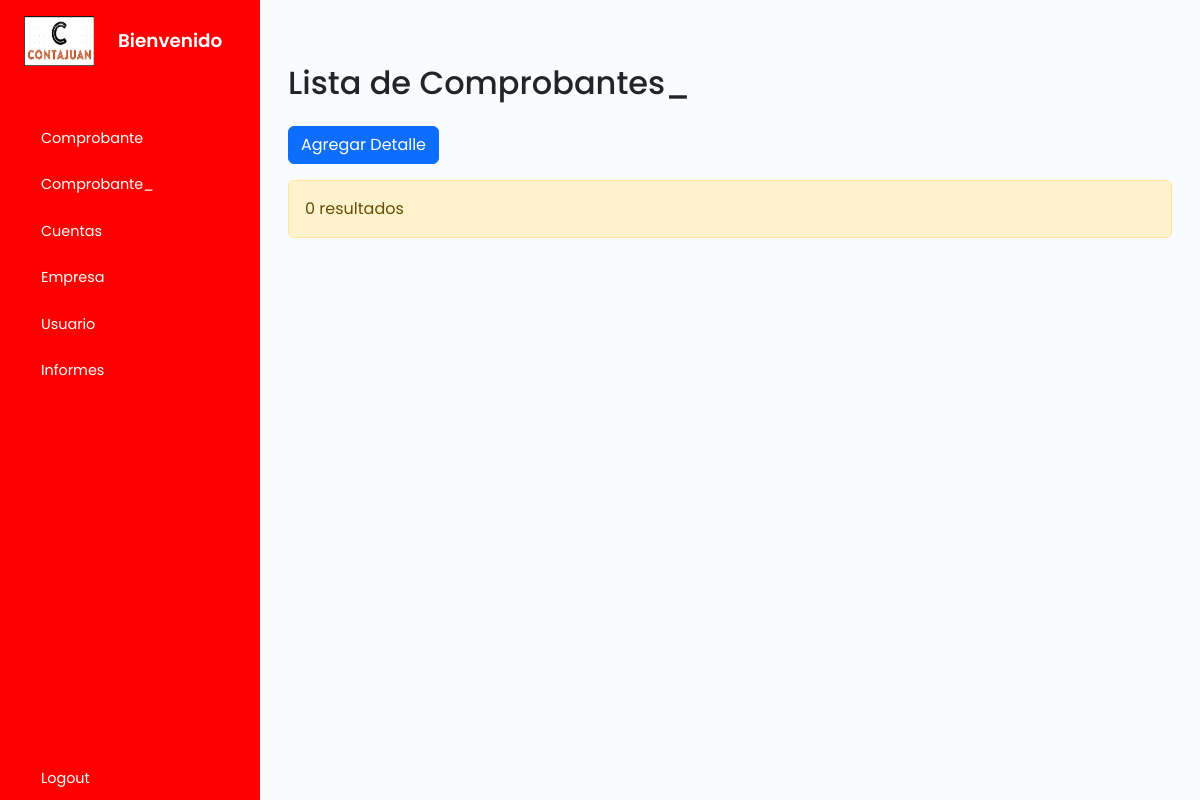
Page /tcomprobante_/index.php on the earlier database version.
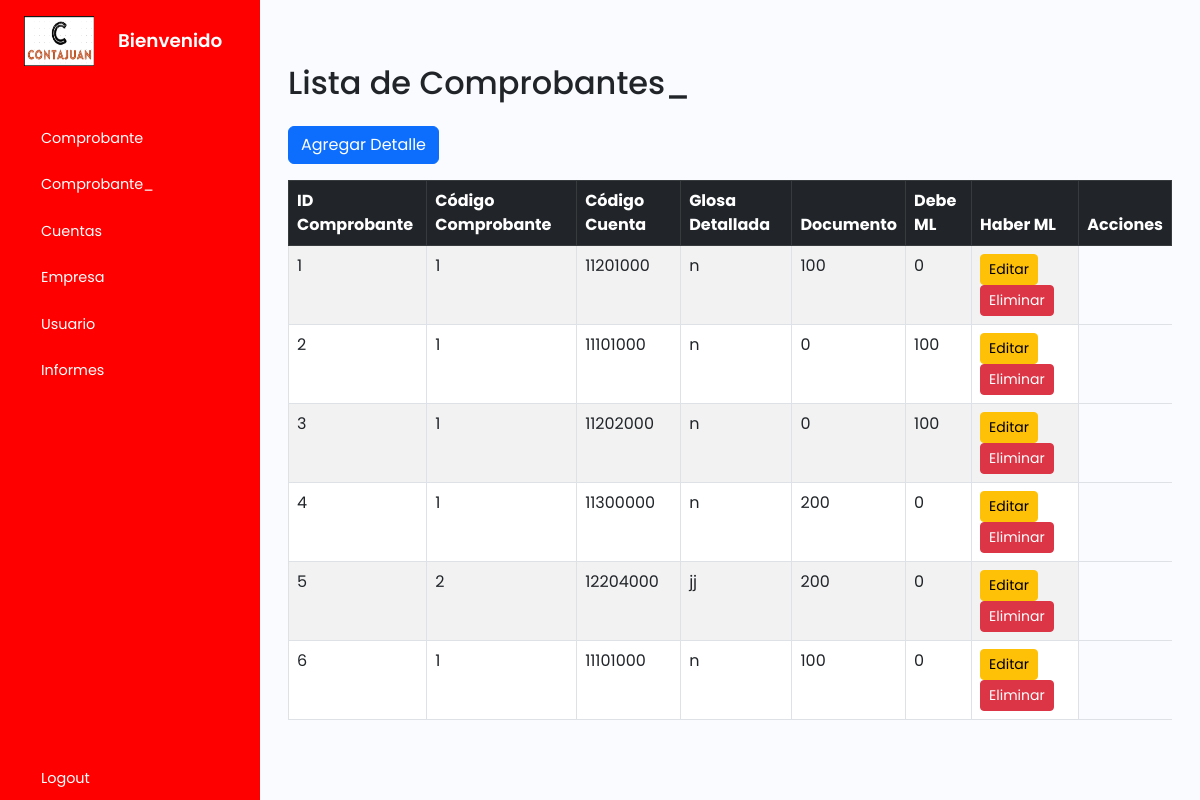
Same page on the later database version.
### tables this page shows
CREATE TABLE `tcomprobantes_` (
  `idcomprobante_` int(11) NOT NULL,
  `codcomprobante` int(11) NOT NULL,
  `codcta` int(11) NOT NULL,
  `glosad` varchar(255) NOT NULL,
  `documento` varchar(255) NOT NULL,
  `debeml` int(11) NOT NULL,
  `haberml` int(11) NOT NULL
);

### tcomprobante_/index.php (the view, shortened to what this page needs)
<?php
    include_once("../plantilla/inicio.php");
?>
        <div class="main p-3">
        <div class="container mt-5">
            <h2 class="mb-4"> Lista de Comprobantes_</h2>
            <a href="create.php" class="btn btn-primary mb-3">Agregar Detalle</a>
            <?php
            include_once '../cone.php';
            $sql = "SELECT * FROM tcomprobantes_";
            $result = $conn->query($sql);
            if ($result->num_rows > 0) {
                echo "<table class='table table-striped table-bordered'>
                <thead class='table-dark'>
                <tr>
                    <th>ID Comprobante</th>
                    <th>Código Comprobante</th>
                    <th>Código Cuenta</th>
                    <th>Glosa Detallada</th>
                    <th>Documento</th>
                    <th>Debe ML</th>
                    <th>Haber ML</th>
                    <th>Acciones</th>
                </tr>
                </thead>
                <tbody>";
                while($row = $result->fetch_assoc()) {
                    echo "<tr>
                    <td>" . $row["idcomprobante_"]. "</td>
                    <td>" . $row["codcomprobante"]. "</td>
                    <td>" . $row["codcta"]. "</td>
                    <td>" . $row["glosad"]. "</td>
                    <td>" . $row["debeml"]. "</td>
                    <td>" . $row["haberml"]. "</td>
                    <td>
                        <a href='update.php?id=".$row["idcomprobante_"]."' class='btn btn-warning btn-sm'>Editar</a>
                        <a href='delete.php?id=".$row["idcomprobante_"]."' class='btn btn-danger btn-sm'>Eliminar</a>
                    </td>
                    </tr>";
                }
                echo "</tbody></table>";
            } else {
                echo "<div class='alert alert-warning' role='alert'>0 resultados</div>";
            }
            ?>
        </div>
        </div>
    </div>
    <?php
    include_once("../plantilla/final.php");
?>

### plantilla/inicio.php (shortened to what this page needs)
<!DOCTYPE html>
<html lang="en">
<head>
    <link href="https://cdn.lineicons.com/4.0/lineicons.css" rel="stylesheet" />
    <link href="https://cdn.jsdelivr.net/npm/bootstrap@5.3.0-alpha3/dist/css/bootstrap.min.css" rel="stylesheet"
>
        <link rel="stylesheet" href="https://cdnjs.cloudflare.com/ajax/libs/twitter-bootstrap/5.3.0/css/bootstrap.min.css">
    <link rel="stylesheet" href="../style.css">
</head>
<body>
    <div class="wrapper">
        <aside id="sidebar">
            <div class="d-flex">
            <button class="toggle-btn" type="button">
    <img src="../img/logo.png" alt="" width="70" height="50">
</button>
                <div class="sidebar-logo">
                    <a href="">Bienvenido</a>
                </div>
            </div>
            <ul class="sidebar-nav">
                <li class="sidebar-item">
                <a href="../tcomprobante/index.php" class="sidebar-link">
                <span>Comprobante</span>
                </a>
                </li>
                <li class="sidebar-item">
                    <a href="../tcomprobante_/index.php" class="sidebar-link">
                        <span>Comprobante_</span>
                    </a>
                </li>
                <li class="sidebar-item">
                    <a href="../tcuentas/index.php" class="sidebar-link">
                        <span>Cuentas</span>
                    </a>
                </li>
                <li class="sidebar-item">
                    <a href="../tempresa/index.php" class="sidebar-link">
                        <span>Empresa</span>
                    </a>
                </li>
                <li class="sidebar-item">
                    <a href="../tusuario/index.php" class="sidebar-link">
                        <span>Usuario</span>
                    </a>
                </li>
                <li class="sidebar-item">
                    <a class="sidebar-link">
                        <span>Informes</span>
                        <span class="pull-right-container">
                        </span>
                    </a>
                </li>
            </ul>
            <div class="sidebar-footer">
                <a href="../index.php" class="sidebar-link">
                    <span>Logout</span>
                </a>
            </div>
        </aside>

### plantilla/final.php (shortened to what this page needs)
</body>
</html>

### style.css (style rules this page uses)
a { text-decoration: none; }
li { list-style: none; }
body { font-family: 'Poppins', sans-serif; }
.wrapper { display: flex; }
.main { min-height: 100vh; width: 100%; overflow: hidden; transition: all 0.35s ease-in-out; background-color: #fafbfe; }
#sidebar { width: 260px; min-width: 260px; z-index: 1000; transition: all .25s ease-in-out; background-color: red; display: flex; flex-direction: column; }
.toggle-btn { background-color: transparent; cursor: pointer; border: 0; padding: 1rem 1.5rem; }
.sidebar-logo { margin: auto 0; }
.sidebar-logo a { color: #FFF; font-size: 1.15rem; font-weight: 600; }
.sidebar-nav { padding: 2rem 0; flex: 1 1 auto; }
a.sidebar-link { padding: .625rem 1.625rem; color: #FFF; display: block; font-size: 0.9rem; white-space: nowrap; border-left: 3px solid transparent; }
.sidebar-item { position: relative; }

### plantilla/inicio.php (style rules this page uses)
.sidebar-link { cursor: pointer; }

Differences in the rows shown:
added tcomprobantes_: idcomprobante_ "1", codcomprobante "1", codcta "11201000", glosad "n", debeml "100", haberml "0"
added tcomprobantes_: idcomprobante_ "2", codcomprobante "1", codcta "11101000", glosad "n", debeml "0", haberml "100"
added tcomprobantes_: idcomprobante_ "3", codcomprobante "1", codcta "11202000", glosad "n", debeml "0", haberml "100"
added tcomprobantes_: idcomprobante_ "4", codcomprobante "1", codcta "11300000", glosad "n", debeml "200", haberml "0"
added tcomprobantes_: idcomprobante_ "5", codcomprobante "2", codcta "12204000", glosad "jj", debeml "200", haberml "0"
added tcomprobantes_: idcomprobante_ "6", codcomprobante "1", codcta "11101000", glosad "n", debeml "100", haberml "0"
Other differences:
text no longer shown: "0 resultados"
text now shown: "ID Comprobante Código Comprobante Código Cuenta Glosa Detallada Documento Debe ML Haber ML Acciones"
